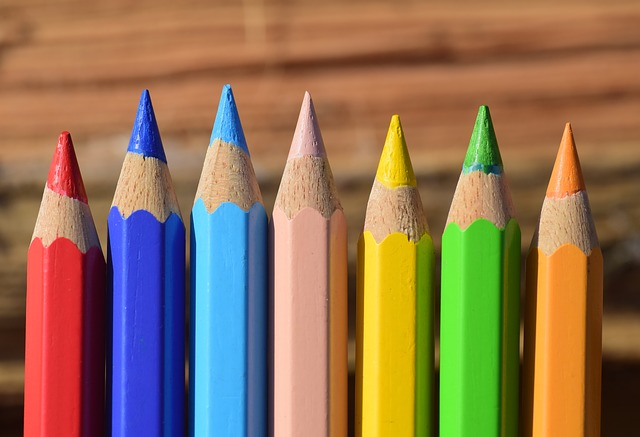
#> input picture Assignment_1/img2.jpg, 640 x 437 px
$ python ques2a.py
#> lines starting #> are read from the running program, lines starting #| are printed output that depends on the picture
import cv2
import numpy as np

image = cv2.imread('img2.jpg')
#> image is the input picture: shape (437, 640, 3); mean B, G, R 83.7, 114.1, 144
image = cv2.resize(image, None, fx=.3, fy=.3, interpolation=cv2.INTER_AREA)
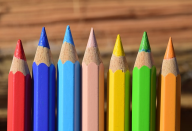
#> image: shape (131, 192, 3); mean B, G, R 83.7, 114.2, 144.1
img = cv2.cvtColor(image, cv2.COLOR_BGR2HLS)
#> img: shape (131, 192, 3); mean of channels 0, 1, 2 38.2, 117, 147.3

h, l, s = cv2.split(img)
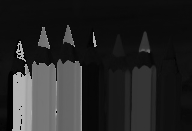
#> h: shape (131, 192); min 0, max 180, mean 38.2
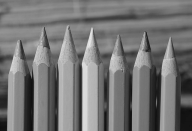
#> l: shape (131, 192); min 15, max 234, mean 117
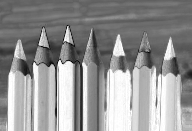
#> s: shape (131, 192); min 2, max 255, mean 147.3

# [5 lines of commented-out code are left out]

cv2.imshow("BGR image",image)
cv2.imshow("HSV image",img)
cv2.imshow('h img', h)
cv2.imshow('s img', s)
cv2.imshow('l img', l)
#cv2.imshow('h mask img', mask)
#cv2.imshow('h res img', res)


cv2.waitKey(0)
cv2.destroyAllWindows()

$ run again, with Assignment_1/img1.jpg copied over Assignment_1/img2.jpg
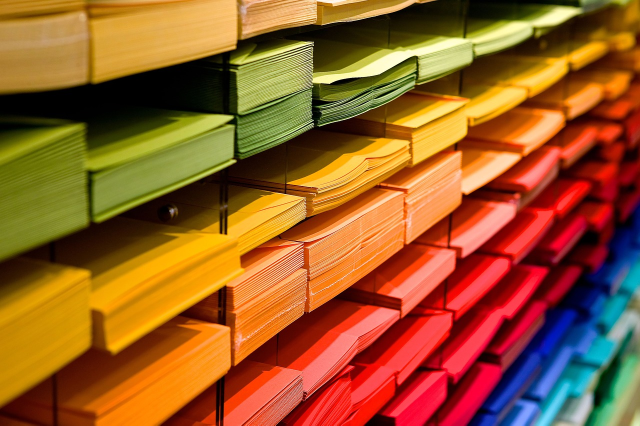
#> input picture Assignment_1/img1.jpg, 1280 x 851 px (shown at 1/2 size)
#> image is the input picture: shape (851, 1280, 3); mean B, G, R 38.6, 91.4, 151.4
#> image: shape (255, 384, 3)
#> img: shape (255, 384, 3); mean of channels 0, 1, 2 35.6, 95.3, 214.6
#> `h, l, s = cv2.split(img)`:
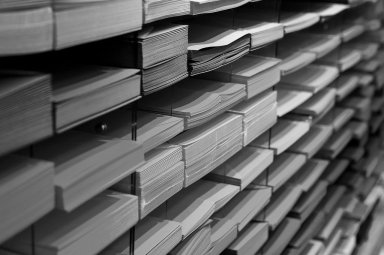
#> l: shape (255, 384); min 0, max 245, mean 95.3
#> `h, l, s = cv2.split(img)`:
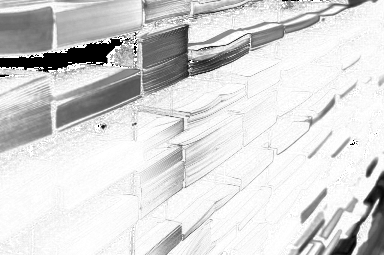
#> s: shape (255, 384); min 0, max 255, mean 214.6

$ run again, with Assignment_1/img4.jpg copied over Assignment_1/img2.jpg
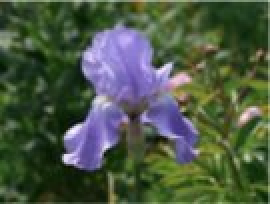
#> input picture Assignment_1/img4.jpg, 135 x 102 px (shown 2 times larger)
#> image is the input picture: shape (102, 135, 3); mean B, G, R 68.8, 88.3, 75.5
#> image: shape (31, 40, 3)
#> img: shape (31, 40, 3); mean of channels 0, 1, 2 62.3, 78.4, 86
#> `h, l, s = cv2.split(img)`:
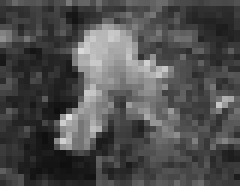
#> l: shape (31, 40) (shown 6 times larger); min 15, max 224, mean 78.4
#> `h, l, s = cv2.split(img)`:
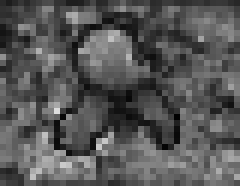
#> s: shape (31, 40) (shown 6 times larger); min 1, max 220, mean 86
